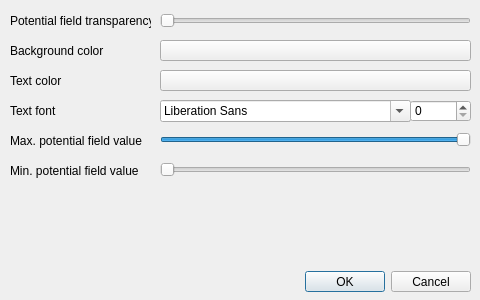
<?xml version="1.0" encoding="UTF-8"?>
<ui version="4.0">
 <class>VolumeGLRenderFormatDialog</class>
 <widget class="QDialog" name="VolumeGLRenderFormatDialog">
  <property name="geometry">
   <rect>
    <x>0</x>
    <y>0</y>
    <width>480</width>
    <height>300</height>
   </rect>
  </property>
  <property name="windowTitle">
   <string>Dialog</string>
  </property>
  <property name="autoFillBackground">
   <bool>true</bool>
  </property>
  <widget class="QDialogButtonBox" name="buttonBox">
   <property name="geometry">
    <rect>
     <x>10</x>
     <y>271</y>
     <width>461</width>
     <height>21</height>
    </rect>
   </property>
   <property name="orientation">
    <enum>Qt::Horizontal</enum>
   </property>
   <property name="standardButtons">
    <set>QDialogButtonBox::Cancel|QDialogButtonBox::Ok</set>
   </property>
  </widget>
  <widget class="QLabel" name="PotentialFieldTransparencyLabel">
   <property name="geometry">
    <rect>
     <x>10</x>
     <y>10</y>
     <width>141</width>
     <height>21</height>
    </rect>
   </property>
   <property name="text">
    <string>Potential field transparency</string>
   </property>
  </widget>
  <widget class="QSlider" name="PotentialFieldTransparencySlider">
   <property name="geometry">
    <rect>
     <x>160</x>
     <y>10</y>
     <width>311</width>
     <height>21</height>
    </rect>
   </property>
   <property name="maximum">
    <number>255</number>
   </property>
   <property name="orientation">
    <enum>Qt::Horizontal</enum>
   </property>
  </widget>
  <widget class="QLabel" name="BackgroundColorLabel">
   <property name="geometry">
    <rect>
     <x>10</x>
     <y>40</y>
     <width>141</width>
     <height>21</height>
    </rect>
   </property>
   <property name="text">
    <string>Background color</string>
   </property>
  </widget>
  <widget class="QPushButton" name="BackgroundColorButton">
   <property name="geometry">
    <rect>
     <x>160</x>
     <y>40</y>
     <width>311</width>
     <height>21</height>
    </rect>
   </property>
   <property name="styleSheet">
    <string notr="true"/>
   </property>
   <property name="text">
    <string/>
   </property>
  </widget>
  <widget class="QLabel" name="TextColorLabel">
   <property name="geometry">
    <rect>
     <x>10</x>
     <y>70</y>
     <width>141</width>
     <height>21</height>
    </rect>
   </property>
   <property name="text">
    <string>Text color</string>
   </property>
  </widget>
  <widget class="QPushButton" name="TextColorButton">
   <property name="geometry">
    <rect>
     <x>160</x>
     <y>70</y>
     <width>311</width>
     <height>21</height>
    </rect>
   </property>
   <property name="text">
    <string/>
   </property>
  </widget>
  <widget class="QLabel" name="TextFontLabel">
   <property name="geometry">
    <rect>
     <x>10</x>
     <y>101</y>
     <width>141</width>
     <height>20</height>
    </rect>
   </property>
   <property name="text">
    <string>Text font</string>
   </property>
  </widget>
  <widget class="QFontComboBox" name="TextFontComboBox">
   <property name="geometry">
    <rect>
     <x>160</x>
     <y>100</y>
     <width>251</width>
     <height>22</height>
    </rect>
   </property>
  </widget>
  <widget class="QSpinBox" name="TextFontSizeSpinBox">
   <property name="geometry">
    <rect>
     <x>410</x>
     <y>100</y>
     <width>61</width>
     <height>22</height>
    </rect>
   </property>
  </widget>
  <widget class="QLabel" name="MaxPotentialFieldValueLabel">
   <property name="geometry">
    <rect>
     <x>10</x>
     <y>130</y>
     <width>141</width>
     <height>21</height>
    </rect>
   </property>
   <property name="text">
    <string>Max. potential field value </string>
   </property>
  </widget>
  <widget class="QLabel" name="MinPotentialFieldValueLabel">
   <property name="geometry">
    <rect>
     <x>10</x>
     <y>161</y>
     <width>141</width>
     <height>20</height>
    </rect>
   </property>
   <property name="text">
    <string>Min. potential field value </string>
   </property>
  </widget>
  <widget class="QSlider" name="MaxPotentialFieldValueSlider">
   <property name="geometry">
    <rect>
     <x>160</x>
     <y>130</y>
     <width>311</width>
     <height>19</height>
    </rect>
   </property>
   <property name="minimum">
    <number>1</number>
   </property>
   <property name="maximum">
    <number>100</number>
   </property>
   <property name="value">
    <number>100</number>
   </property>
   <property name="orientation">
    <enum>Qt::Horizontal</enum>
   </property>
  </widget>
  <widget class="QSlider" name="MinPotentialFieldValueSlider">
   <property name="geometry">
    <rect>
     <x>160</x>
     <y>160</y>
     <width>311</width>
     <height>19</height>
    </rect>
   </property>
   <property name="minimum">
    <number>0</number>
   </property>
   <property name="value">
    <number>0</number>
   </property>
   <property name="orientation">
    <enum>Qt::Horizontal</enum>
   </property>
  </widget>
 </widget>
 <resources/>
 <connections>
  <connection>
   <sender>buttonBox</sender>
   <signal>accepted()</signal>
   <receiver>VolumeGLRenderFormatDialog</receiver>
   <slot>accept()</slot>
   <hints>
    <hint type="sourcelabel">
     <x>248</x>
     <y>254</y>
    </hint>
    <hint type="destinationlabel">
     <x>157</x>
     <y>274</y>
    </hint>
   </hints>
  </connection>
  <connection>
   <sender>buttonBox</sender>
   <signal>rejected()</signal>
   <receiver>VolumeGLRenderFormatDialog</receiver>
   <slot>reject()</slot>
   <hints>
    <hint type="sourcelabel">
     <x>316</x>
     <y>260</y>
    </hint>
    <hint type="destinationlabel">
     <x>286</x>
     <y>274</y>
    </hint>
   </hints>
  </connection>
 </connections>
</ui>
